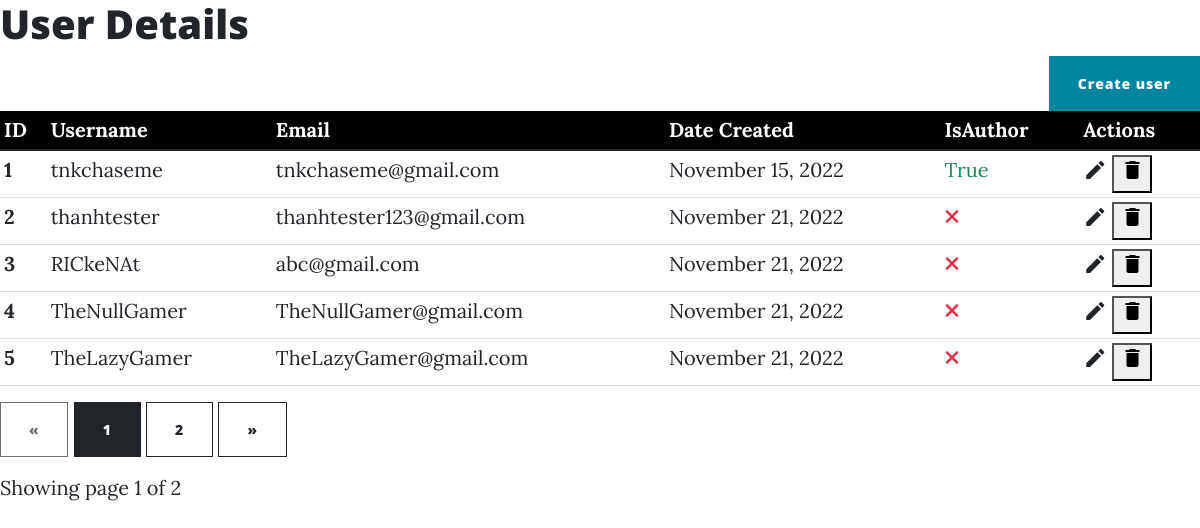
The page /dashboard/users (signed in) on the database its author committed.
### BetterBlog/models.py (models this page shows, shortened)
class User(db.Model, UserMixin):
    id = db.Column(db.Integer, primary_key=True)
    email = db.Column(db.String(150), unique=True)
    username = db.Column(db.String(150), unique=True)
    password = db.Column(db.String(150))
    date_created = db.Column(db.String(150), default=datetime.today())
    posts = db.relationship('Post', backref="user", passive_deletes=True)
    comments = db.relationship('Comment', backref="user", passive_deletes=True)
    is_Author = db.Column(db.Boolean)
    likes = db.relationship('Like', backref="user", passive_deletes=True)

### BetterBlog/controlPanel.py (the view)
@manage.route('/users')
@login_required
def users():
    page = request.args.get('page', 1, type=int)
    pagination = User.query.order_by(User.id).paginate(page=page, per_page=USER_PER_PAGE)
    return render_template("admin/users.html", users=pagination, pagination=pagination)

### BetterBlog/templates/admin/users.html (shortened to what this page needs)
{% import "bootstrap/wtf.html" as wtf %}
{% extends 'admin/adminbase.html' %}
{% block content %}
{% if not is_edit %}
<head>
<h1> User Details</h1>
</head>
<div class="container" style="margin-right: 0px;padding-right: 0px;">
        <div class="row justify-content-end">
            <div class="col-4">
                <button type="button" class="btn btn-primary" style="float:right;">Create user</button>
            </div>
        </div>
</div>
<div class="table-responsive">
    <table class="table table-hover table-sm">
        <thead class="thead" id="thead_dark">
            <tr>
                <th>ID</th>
                <th>Username</th>
                <th>Email</th>
                <th>Date Created</th>
                <th>IsAuthor</th>
                <th>Actions</th>
            </tr>
        </thead>
        <tbody>
            {% for user in users.items %}
            <tr>
                <th scope="row">{{ loop.index }}</th>
                <td>{{ user.username }}</td>
                <td>{{user.email}}</td>
                <td>{{ user.date_created }}</td>
                {% if user.is_Author %}
                <td class="text-success">{{user.is_Author}}</td>
                {% else %}
                <td class="text-danger"><i class="fa-solid fa-xmark"></i></td>
                {% endif %}
                <td>
                                <a href={{url_for('controlPanel.edit_user',user_id=user.id)}}>
                                    <i class="material-icons" data-toggle="tooltip" title="Edit">&#xE254;</i>
                                </a>
								<button id="{{user.id}}" name="DeleteAuthor" onclick="document.getElementById('deleteEmployeeModal').style.display='block';document.getElementById('delete_user_id').setAttribute('value',this.id)">
                                    <i class="material-icons" data-toggle="tooltip" title="Delete" >&#xE872;</i>
                                </button>
                </td>
            </tr>
            {% endfor %}
        </tbody>
    </table>
</div>
<div class="text-right">
    <a href="{{ url_for('controlPanel.users', page=pagination.prev_num) }}"
       class="btn btn-outline-dark
       {% if pagination.page == 1 %}disabled{% endif %}">
        &laquo;
    </a>
    {% for page_num in pagination.iter_pages(left_edge=1, right_edge=1, left_current=1, right_current=2) %}
{% if page_num %}
            {% if pagination.page == page_num %}
            <a href="{{ url_for('controlPanel.users', page=page_num) }}"
               class="btn btn-dark">
                {{ page_num }}
            </a>
            {% else %}
            <a href="{{ url_for('controlPanel.users', page=page_num) }}"
               class="btn btn-outline-dark">
                {{ page_num }}
            </a>
            {% endif %}
        {% else %}
            ...
        {% endif %}
    {% endfor %}
    <a href="{{ url_for('controlPanel.users', page=pagination.next_num) }}"
       class="btn btn-outline-dark
       {% if pagination.page == pagination.pages %}disabled{% endif %}">
        &raquo;
    </a>
</div>
<p class="text-right mt-3">
   Showing page {{ pagination.page }} of {{ pagination.pages }}
</p>
{% endif %}
{% endblock %}

### rows shown on the page
User: username "tnkchaseme", email "tnkchaseme@gmail.com", date_created "November 15, 2022", is_Author "True"
User: username "thanhtester", email "thanhtester123@gmail.com", date_created "November 21, 2022", is_Author False (drawn)
User: username "RICkeNAt", email "abc@gmail.com", date_created "November 21, 2022", is_Author False (drawn)
User: username "TheNullGamer", email "TheNullGamer@gmail.com", date_created "November 21, 2022", is_Author False (drawn)
User: username "TheLazyGamer", email "TheLazyGamer@gmail.com", date_created "November 21, 2022", is_Author False (drawn)

### other values the page prints
{{ page_num }} "1"
{{ page_num }} "2"
{{ pagination.page }} "1"
{{ pagination.pages }} "2"
